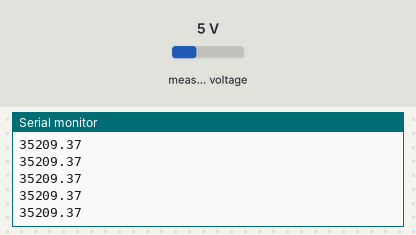
Recording of a sketch running on a simulated Arduino Uno, built with avr-gcc and run on an emulated ATmega328P. On the bench: the last lines printed to the serial monitor. Wiring (inferred from the names in the program): INA219 current sensor at I2C address 0x40. Inputs (shaded band) come from the test bench; at power-on: measured voltage 5 V.

Above: at 1.2 s.
1.3 s: measured voltage set to 0.3 V
At 1.32 s:
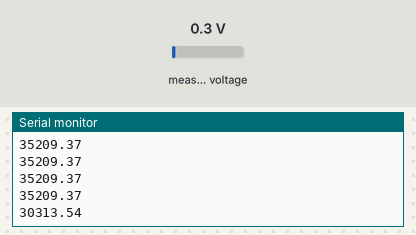
2.8 s: measured voltage set to 3.8 V
At 2.84 s:
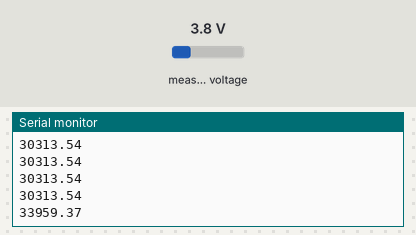
Timing chart, 0 to 5.8 s (numbered marks = the images above; inputs shaded):
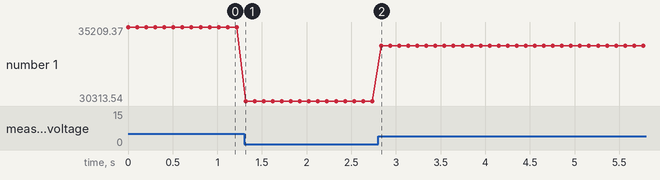

Measured:
- after the input at 1.3 s, the serial monitor: prints a new line at once (image 1)
- after the input at 2.8 s, the serial monitor: prints a new line at once (image 2)
- plotted number 1: 35209.37 → 30313.54 after the input at 1.3 s, 30313.54 → 33959.37 after the input at 2.8 s

The sketch:

raser_sensor.ino
```cpp
#include <Wire.h>

// I2Cで読み取った電圧から距離を算出する．
// 読み取る電圧の単位はmV
// 算出する距離の単位はμm

// 定数
// V = 0のときの距離
const float BASE_DIST = 30000;
// 距離[μm] / 電圧[mV] の値を計算
const float DPV_def = 0.5;
const float DPV_mag = 1.2;
const float DPV = DPV_def / DPV_mag;

// is_posのピン
//const int pin_is_pos = 9;
//uint8_t bit_is_pos, port_is_pos;

float dist;


// ----- I2Cの各種設定 -----
const byte INA226_ADDR = B1000000;
const byte INA226_CONFIG = 0x00;
const byte INA226_BUSV   = 0x02;
const byte INA226_POWER  = 0x03;
const byte INA226_CALIB  = 0x05;
const byte INA226_MASK   = 0x06;
const byte INA226_ALERTL = 0x07;
const byte INA226_DIE_ID = 0xff;
void INA226_write(byte reg, unsigned short val)
{
  Wire.beginTransmission(INA226_ADDR);
  Wire.write(reg);
  Wire.write(val >> 8);
  Wire.write(val & 0xff);
  Wire.endTransmission();
}

short INA226_read()
{
  short ret = 0;
  // request the registor
  Wire.beginTransmission(INA226_ADDR);
  Wire.write(INA226_BUSV);
  Wire.endTransmission();
  // read
  Wire.requestFrom((int)INA226_ADDR, 2);
  while(Wire.available()) {
    ret = (ret << 8) | Wire.read();
  }
  return ret;
}

float read_distance()
{
//  int is_pos = (*portInputRegister(port_is_pos) & bit_is_pos) ? 1 : -1;
//  float in_v = INA226_read() * is_pos * 1.25;
  float in_v = INA226_read() * 1.25;

  return (float)(in_v * DPV) + BASE_DIST;
}


void setup() {
  Serial.begin(9600);
  while (!Serial) {}

  // I2Cの初期設定
  Wire.begin();
  // average: 16 times, conversion time: 8.244ms/8.244ms
  INA226_write(INA226_CONFIG, 0x45ff);
  // current conversion
  INA226_write(INA226_CALIB,  2560);

  // DigitalReadの初期設定
//  bit_is_pos = digitalPinToBitMask(pin_is_pos);
//  port_is_pos = digitalPinToPort(pin_is_pos);


  // 最初の読み取り
  dist = read_distance();

}

void loop() {

  dist = read_distance();
  Serial.println(dist);

  delay(100);
}
```
